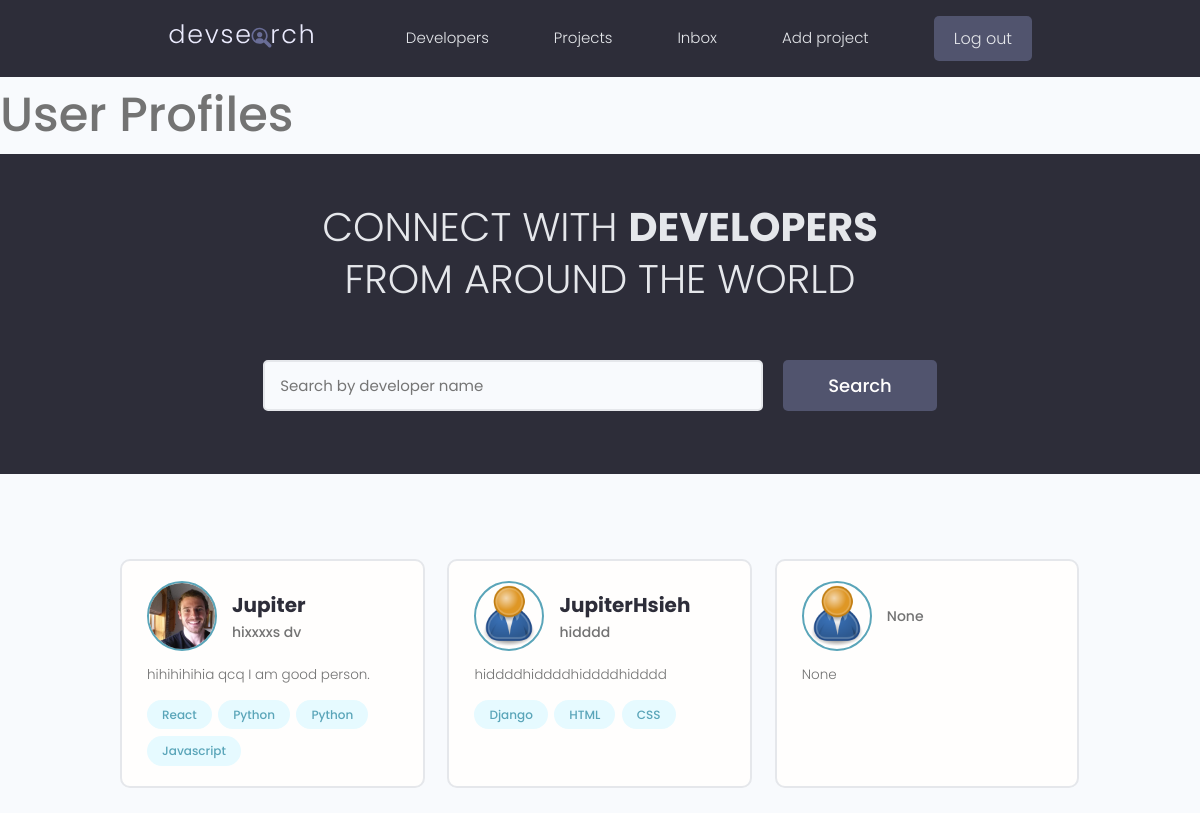
Screenshot of / (signed in) with the database file from the repository.
### users/models.py (models this page shows, shortened)
class Profile(models.Model):
    user = models.OneToOneField(User,on_delete = models.CASCADE,null=True,blank=True) #每個user 跟 profile 同時生成 1對1關係
    name = models.CharField(max_length=200,blank=True,null=True)
    email = models.EmailField(max_length=500,blank=True,null=True)
    username = models.CharField(max_length=200,blank=True,null=True)
    location = models.CharField(max_length=200,blank=True,null=True)
    short_intro = models.CharField(max_length=200,blank=True,null=True)
    bio = models.TextField(blank=True,null=True)
    profile_image = models.ImageField(null=True,blank=True,upload_to='profiles/',default='profiles/user-default.png')
    social_github = models.CharField(max_length=200,blank=True,null=True)
    social_twitter = models.CharField(max_length=200,blank=True,null=True)
    social_linkedin = models.CharField(max_length=200,blank=True,null=True)
    social_youtube = models.CharField(max_length=200,blank=True,null=True)
    social_website = models.CharField(max_length=200,blank=True,null=True)
    created = models.DateTimeField(auto_now_add = True)
    id = models.UUIDField(default=uuid.uuid4, unique=True,primary_key=True, editable=False)

class Skill(models.Model):
    owner = models.ForeignKey(Profile, on_delete=models.CASCADE, null=True, blank=True)
    name = models.CharField(max_length=200,blank=True,null=True)
    description = models.TextField(blank=True,null=True)
    created = models.DateTimeField(auto_now_add = True)
    id = models.UUIDField(default=uuid.uuid4, unique=True,primary_key=True, editable=False)
    def __str__(self):
        return str(self.name)

### users/views.py (the view)
# urls.py: path('',views.profiles, name="profiles"),
def profiles(request):
    profiles=Profile.objects.all()
    context = {'profiles':profiles}
    return render(request,'users/profiles.html',context)

### users/templates/users/profiles.html (shortened to what this page needs)
{% extends 'main.html' %}
{% block content %}
    <h1>User Profiles</h1><main class="home">
        <section class="hero-section text-center">
          <div class="container container--narrow">
            <div class="hero-section__box">
              <h2>CONNECT WITH <span>DEVELOPERS</span></h2>
              <h2>FROM AROUND THE WORLD</h2>
            </div>
            <div class="hero-section__search">
              <form class="form" action="#" method="get">
                <div class="form__field">
                  <input class="input input--text" id="formInput#search" type="text" name="text"
                    placeholder="Search by developer name" />
                </div>
                <input class="btn btn--sub btn--lg" type="submit" value="Search" />
              </form>
            </div>
          </div>
        </section>
        <section class="devlist">
          <div class="container">
            <div class="grid grid--three">
            {% for profile in profiles %}
              <div class="column card">
                <div class="dev">
                  <a href="{% url 'user-profile' profile.id %}" class="card__body">
                    <div class="dev__profile">
                      <img class="avatar avatar--md" src="{{profile.profile_image.url}}" alt="image" />
                      <div class="dev__meta">
                        <h3>{{profile.name}}</h3>
                        <h5>{{profile.short_intro|slice:"10"}}</h5>
                      </div>
                    </div>
                    <p class="dev__info">{{profile.bio|slice:"150"}}
                    </p>
                    <div class="dev__skills">
                    {% for skill in profile.skill_set.all|slice:"5" %}
                      <span class="tag tag--pill tag--main">
                        <small>{{skill}}</small>
                      </span>
                    {% endfor %}
                    </div>
                  </a>
                </div>
              </div>
            {% endfor %}
            </div>
          </div>
        </section>
      </main>
{% endblock content %}

### static/styles/app.css (style rules this page uses)
:root { --color-sub: #2d2d39; }
.btn--sub { background-color: var(--color-sub-light); }
.card { border: 2px solid var(--color-light); }
img { width: 100%; }
.hero-section { height: 40vh; display: flex; align-items: center; background-color: var(--color-sub); }
.hero-section__box { margin-bottom: 4rem; }
.hero-section__box > h2, .hero-section__box > h2 > span { font-size: 4rem; color: var(--color-light); line-height: 1.3; text-transform: uppercase; }
.hero-section__box > h2 { font-weight: 300; }
.hero-section__box > h2 > span { font-weight: 700; }
.hero-section__search > .form { display: flex; align-items: center; justify-content: center; gap: 2rem; }
.hero-section__search > .form input.input--text { width: 50rem; }
.devlist { margin-top: 8rem; }
.devlist .grid { align-items: stretch; }
.devlist .dev .dev__profile { display: flex; align-items: center; gap: 1.5rem; }
.devlist .dev .dev__meta h3 { color: var(--color-sub); font-size: 2rem; font-weight: 700; }
.devlist .dev .dev__meta h5 { color: var(--color-text); font-size: 1.4rem; font-weight: 500; }
.devlist .dev .dev__info { margin: 1.5rem 0; font-size: 1.35rem; line-height: 1.4; text-align: justify; }

### static/uikit/styles/modules/_variables.css (style rules this page uses)
:root { --color-main: #5aa5b9; --color-main-light: #e6faff; --color-sub: #3f4156; --color-sub-light: #51546e; --color-sub-lighter: #ededfd; --color-text: #737373; --color-gray: #8b8b8b; --color-light: #e5e7eb; --color-light-gray: #767676; --color-bg: #f8fafd; --color-white: #fffefd; --color-white-light: #f3f3f3; --color-success: #359e64; --color-success-bg: #def8e8; --color-error: #fc4b0b; --color-error-bg: #fff2ee; --font-base: 'Poppins', arial, helvetica, 'Segoe UI', roboto, ubuntu, sans-serif; --font-monospace: 'Fira Code', 'Courier New', courier, monospace; --font-regular: 300; --font-medium: 500; --font-bold: 700; --generic-shadow: 1px 1px 5px #00000010; --generic-transition: all 0.3s ease-in-out; }

### static/uikit/styles/modules/_base.css (style rules this page uses)
* { margin: 0; padding: 0; box-sizing: border-box; text-rendering: optimizeLegibility; color: inherit; font-size: inherit; }
html { font-size: 50%; }
@media only screen and (min-width: 480px) { html { font-size: 56.25%; } }
@media only screen and (min-width: 1200px) { html { font-size: 62.5%; } }
body { line-height: 1.6; font-weight: 400; font-size: 1.5rem; color: var(--color-text); background-color: var(--color-bg); min-height: 100vh; }

### static/uikit/styles/modules/_typography.css (style rules this page uses)
* { font-family: var(--font-base); }
h1 { font-size: 4.8rem; font-weight: var(--font-medium); }
h2 { font-size: 3.6rem; font-weight: var(--font-bold); }
h3 { font-size: 3.2rem; font-weight: var(--font-medium); }
h5 { font-size: 2.4rem; font-weight: var(--font-medium); }
h5, h6 { font-weight: var(--font-regular); }
p, span, strong { font-size: 1.6rem; color: var(--color-text); font-weight: var(--font-regular); }
a { padding-bottom: 2px; text-decoration: none; display: inline-block; color: var(--color-main); font-weight: var(--font-medium); }

### static/uikit/styles/modules/_utilities.css (style rules this page uses)
.container { width: 92%; max-width: 165rem; margin: 0 auto; box-sizing: border-box; }
.container--narrow { width: 92%; max-width: 120rem; }
@media screen and (min-width: 1000px) { .container { width: 90%; } }
@media screen and (min-width: 1000px) { .container--narrow { width: 85%; } }
@media screen and (min-width: 1200px) { .container { width: 80%; } }
@media screen and (min-width: 1200px) { .container--narrow { width: 72%; } }
.text-center { text-align: center; }

### static/uikit/styles/modules/_avatar.css (style rules this page uses)
.avatar { border-radius: 50%; border: 2px solid var(--color-main); object-fit: cover; }
.avatar--md { height: 7rem; width: 7rem; }

### static/uikit/styles/modules/_button.css (style rules this page uses)
.btn { display: inline-block; position: relative; cursor: pointer; background-color: var(--color-light); font-weight: var(--font-medium); color: var(--color-sub); text-decoration: none; padding: 1rem 2rem; border-radius: 0.5rem; border: none; width: -webkit-fit-content; width: -moz-fit-content; width: fit-content; height: -webkit-fit-content; height: -moz-fit-content; height: fit-content; font-size: 1.6rem; outline-width: 0; outline-color: transparent; -webkit-backface-visibility: hidden; backface-visibility: hidden; transition: all 0.3s ease-in-out; }
.btn--sub { background-color: var(--color-sub); color: var(--color-white); }
.btn--lg { font-size: 1.8rem; padding: 1.2rem 4.5rem; }

### static/uikit/styles/modules/_card.css (style rules this page uses)
.card { border-radius: 1rem; background-color: var(--color-white); border: 1.5px solid var(--color-light); width: auto; height: auto; margin-top: 0.5rem; margin-bottom: 0.5rem; overflow: hidden; }
.card__body, .card__header { padding: 2rem 2.5rem; }

### rows the page displays
Profile: profile_image (picture), name "Jupiter", short_intro "hixxxxs dv", bio "hihihihihia qcq I am good person."
Skill: name "React"
Skill: name "Python"
Skill: name "Python"
Skill: name "Javascript"
Profile: profile_image (placeholder picture), name "JupiterHsieh", short_intro "hidddd", bio "hiddddhiddddhiddddhidddd"
Skill: name "Django"
Skill: name "HTML"
Skill: name "CSS"
Profile: profile_image (placeholder picture), short_intro "None", bio "None"
